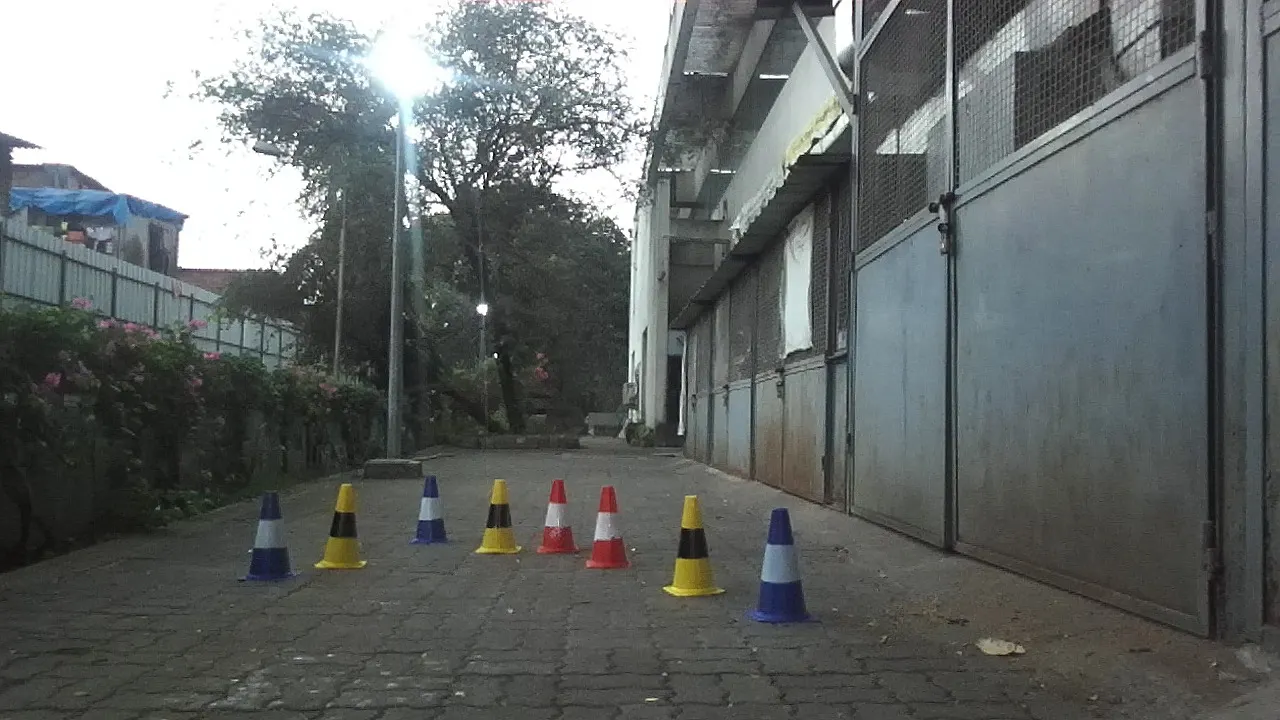
#> input picture Perception/Task1/img_cones.webp, 1280 x 720 px, found by its file name
$ jupyter execute task1.ipynb
#> lines starting #> are read from the running program, lines starting #| are printed output that depends on the picture
## **Task 1 - Find the cones in the image of different colors, make a bounding box of the same color and also find their depth.**

[cell 1]
import numpy as np
import pandas as pd
import cv2
import matplotlib.pyplot as plt

boxes = [
 [2.0, [0.43476563692092896, 0.7194444537162781, 0.03984374925494194, 0.1111111119389534], 0.8438236117362976],
 [2.0, [0.47539061307907104, 0.737500011920929, 0.04296875, 0.11666666716337204], 0.8504939675331116],
 [0.0, [0.33671873807907104, 0.7111111283302307, 0.03593749925494194, 0.09444444626569748], 0.9057255387306213],
 [3.0, [0.2679687440395355, 0.7361111044883728, 0.04374999925494194, 0.125], 0.919158935546875],
 [0.0, [0.21054688096046448, 0.7479166388511658, 0.04921875149011612, 0.12638889253139496], 0.9196999073028564],
 [3.0, [0.38945311307907104, 0.7201389074325562, 0.03984374925494194, 0.10972221940755844], 0.9205850958824158],
 [3.0, [0.5414062738418579, 0.762499988079071, 0.05312500149011612, 0.14444445073604584], 0.9242506623268127],
 [0.0, [0.610156238079071, 0.7909722328186035, 0.06406249850988388, 0.1736111044883728], 0.9282561540603638]
]

image = cv2.imread("/home/maulik/Documents/IITB_Racing/IITB-Racing/Perception/img_cones.webp")
#> image is the input picture: shape (720, 1280, 3); mean B, G, R 103.5, 104.7, 100.1

image = cv2.cvtColor(image, cv2.COLOR_BGR2RGB)

[cell 2]
h_img,w_img = image.shape[:2]
#> h_img = 720; w_img = 1280

datalist = []
for i in range(0,8):
    x_centre = boxes[i][1][0]
    y_centre = boxes[i][1][1]
    width = boxes[i][1][2]
    height = boxes[i][1][3]
    x_1 = (x_centre - width/2)*w_img
    y_1 = (y_centre + height/2)*h_img
    x_2 = (x_centre + width/2)*w_img
    y_2 = (y_centre - height/2)*h_img
    color_id = boxes[i][0]

    datalist.append({
        'color_id':color_id,
        'x_1':x_1,
        'y_1':y_1,
        'x_2':x_2,
        'y_2':y_2
        })

corners = pd.DataFrame(datalist)
#> corners = table of 8 rows and 5 columns
corners.head(8)
#> Out = table of 8 rows and 5 columns

[cell 3]
thickness = 2

for index,row in corners.iterrows():
    start_point = (int(row['x_1']),int(row['y_1']))
    end_point = (int(row['x_2']),int(row['y_2']))

    if(row['color_id']==2.0):
         color = (255,120,0) # orange

    if(row['color_id']==3.0):
         color = (255,255,0) # yellow

    if(row['color_id']==0.0):
         color = (0,0,255) #blue


    cv2.rectangle(image, start_point, end_point, color, thickness)
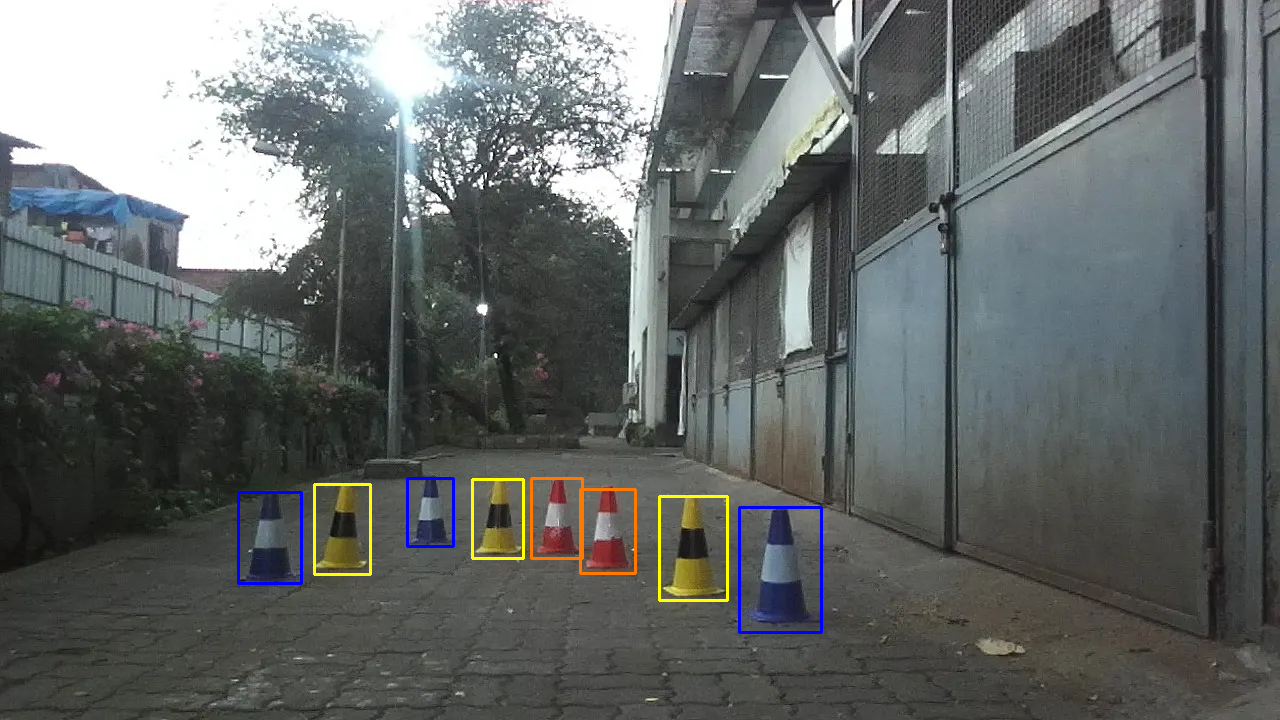
#> image: shape (720, 1280, 3); mean R, G, B 100.6, 105, 103.7


plt.imshow(image)
plt.xticks([])
plt.yticks([])
plt.show()

[cell 4]
focal_length = 1000 #pixels
cone_height = 0.25 #metre

$$ width = \frac{ h_0 \cdot f }{h_i} $$

[cell 5]
w =[]
for i in range(0,8):
    h_i = boxes[i][1][3] * h_img
    h_0 = cone_height
    f = focal_length
    width = (h_0 * f)/h_i
    w.append(width)

w = np.array(w)
corners['depth (in m)'] = w

corners.head(8)
#> Out = table of 8 rows and 6 columns
